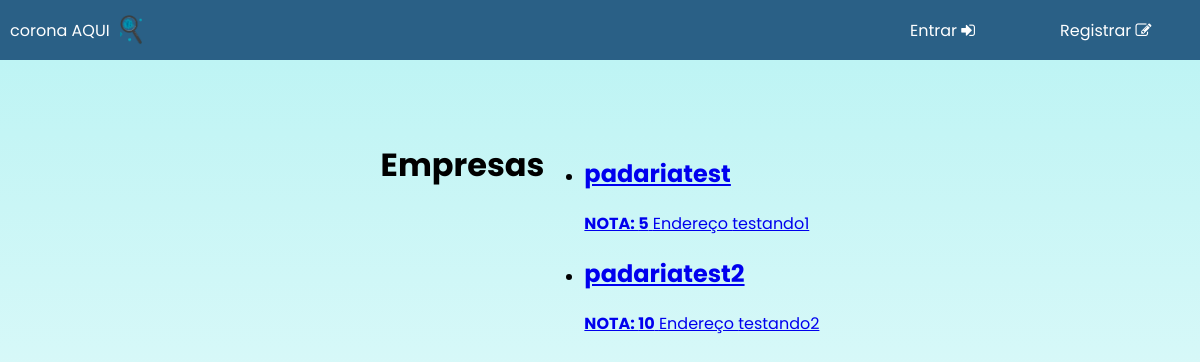
Before: /registros/ with the older database file.
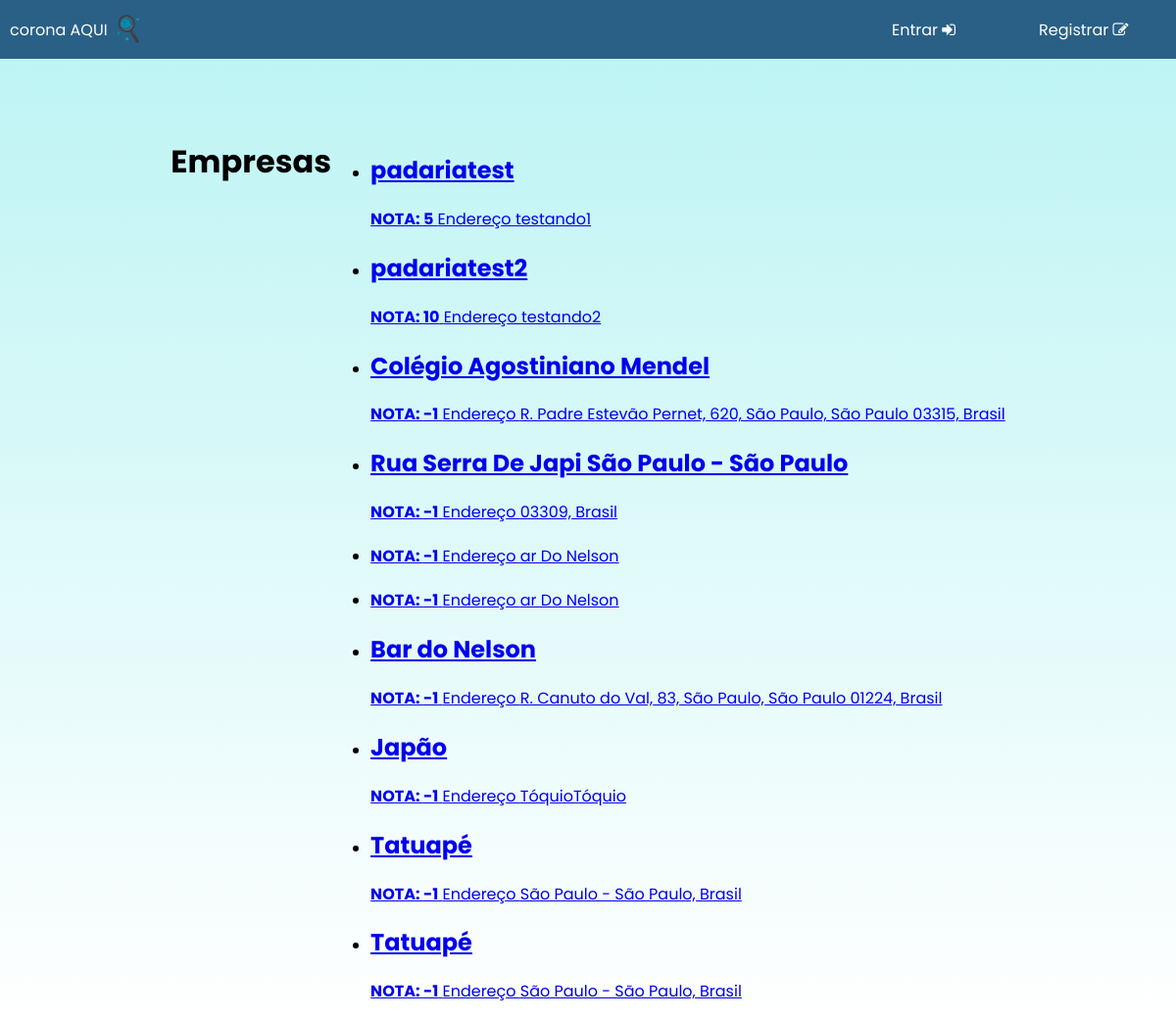
After: the same page with the newer database file.
### registros/models.py (models this page shows, shortened)
class Empresas(models.Model):
    id = models.AutoField(auto_created=True, primary_key=True, serialize=False, verbose_name='ID')
    address = models.CharField(max_length=200)
    name = models.CharField(max_length=101)
    grade = models.IntegerField()
    longitude = models.FloatField(default='0.00')
    latitude = models.FloatField(default='0.00')

### registros/views.py (the view)
# urls.py: path('', homepage.index),
def index(request):
    return render(request, "registros/index.html", {
        "empresas": Empresas.objects.all()
    })

### registros/templates/registros/index.html (shortened to what this page needs)
{% extends "registros/layout.html" %}
{% block body %}
    <h1>Empresas</h1>
    <ul>
        {% for empresa in empresas %}
            <li><h2>
                <a href="{% url 'avaliacao' empresa.id %}">
                {{ empresa.name }} </h2><b>NOTA: {{ empresa.grade }}</b> Endereço {{ empresa.address }}
            </li>
            {% endfor %}
    </ul>
{% endblock %}

### registros/templates/registros/layout.html (shortened to what this page needs)
{% load static %}
<!DOCTYPE html>
<html>
    <head>
        <link href='https://api.mapbox.com/mapbox-gl-js/v1.11.1/mapbox-gl.css' rel='stylesheet'/>
        <link rel="stylesheet" href="https://cdnjs.cloudflare.com/ajax/libs/font-awesome/4.7.0/css/font-awesome.min.css">
        <link href="{% static 'index.css' %}" rel='stylesheet'/>
    </head>
    <body>
        <div id='header'>
            <div id='logo' class='headerelem'>corona AQUI</div>
            <img src = "{% static 'lupa.png' %}" style='height:30px'>
            <div id='entrar' class='headerelem hide'>Entrar <i class="fa fa-sign-in" aria-hidden="true"></i></div>
            <div id='cadastrar' class='headerelem hide'>Registrar <i class="fa fa-pencil-square-o" aria-hidden="true"></i></div>
        </div>
        <div id='corpo'>
            {% block body %}{% endblock %}
        </div>
    </body>
</html>

### home/static/index.css (style rules this page uses)
body { margin: 0; font-family: 'Poppins'; }
div { font-size: 16px; }
#header { width: 100%; height: 60px; background-color: #2a6086; display: flex; align-items: center; position: relative; }
.headerelem { color: #ffffff; padding: 10px; }
#entrar, #cadastrar, #user-menu { position: absolute; width: 130px; cursor: pointer; }
#entrar { right:150px; }
#cadastrar { right: 0px; }
#corpo { background-image: linear-gradient(#bef4f4, #ffffff); min-height: calc(100vh - 60px); justify-content: center; display: flex; padding-top: 60px; }
.hide { display: none; }

Changed rows visible on the page:
added Empresas: name "Colégio Agostiniano Mendel", grade "-1", address "R. Padre Estevão Pernet, 620, São Paulo, São Paulo 03315, Brasil"
added Empresas: name "Rua Serra De Japi São Paulo - São Paulo", grade "-1", address "03309, Brasil"
added Empresas: grade "-1", address "ar Do Nelson"
added Empresas: grade "-1", address "ar Do Nelson"
added Empresas: name "Bar do Nelson", grade "-1", address "R. Canuto do Val, 83, São Paulo, São Paulo 01224, Brasil"
added Empresas: name "Japão", grade "-1", address "TóquioTóquio"
added Empresas: name "Tatuapé", grade "-1", address "São Paulo - São Paulo, Brasil"
added Empresas: name "Tatuapé", grade "-1", address "São Paulo - São Paulo, Brasil"
